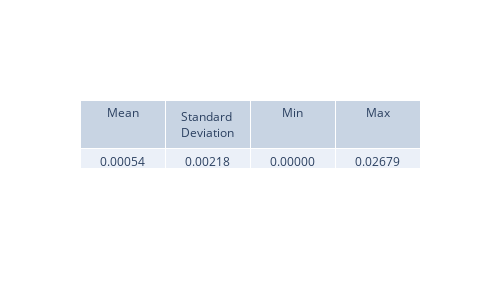

Source (notebook cell):
### Code cell
plt.figure(figsize=(8, 6), dpi=200)
psi_sq_diff = np.abs(psi_sq - psi_sq_analytical)
view_metrics(psi_sq_diff)

plt.pcolormesh(x_values, t_values, psi_sq_diff.transpose(), shading="auto")
plt.colorbar(label='|psi(x,t)|^2')
plt.xlabel('x')
plt.ylabel('t')
plt.title('Absolute error of |psi|^2')
plt.show()

### Figure 1 — Plotly figure (JSON) as saved in the notebook; plotly's stock layout.template omitted (floating-point values rounded to 4 significant figures)
{"data": [{"cells": {"values": [["0.00054"], ["0.00218"], ["0.00000"], ["0.02679"]]}, "header": {"values": ["Mean", "Standard Deviation", "Min", "Max"]}, "type": "table"}], "layout": {"height": 300, "width": 500}}
